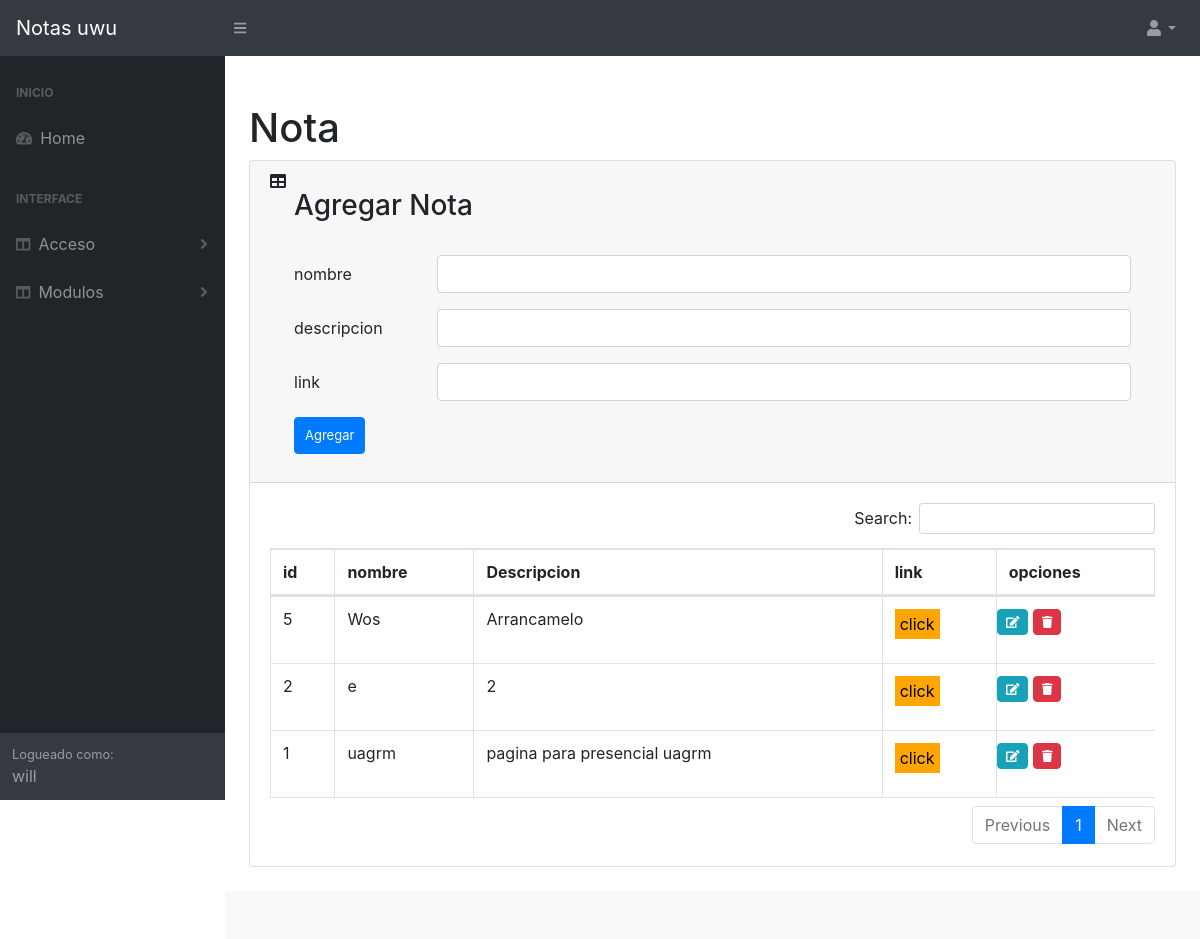
The page /Presentacion/PNota.php (signed in) on the database its author committed.
### tables this page shows
CREATE TABLE `notas` (
  `id` int(11) NOT NULL,
  `nombre` varchar(400) NOT NULL,
  `descripcion` varchar(900) DEFAULT NULL,
  `link` varchar(600) DEFAULT NULL,
  `estado` tinyint(1) DEFAULT 1,
  `fecha_hora` datetime DEFAULT NULL,
  `usuario_id` int(11) DEFAULT NULL
);

### datos/Conexion.php (called while the page is built, shortened)
<?php
class Conexion
{
    public $conexion;
    public function __construct()
    {
        $this->conexion = new mysqli("localhost", "id19908358_notawill", "123456Wz+", "id19908358_notas");
        mysqli_query($this->conexion, 'SET NAMES utf8');
    }
    function listado($sql)
    {
        return $this->conexion->query($sql);
    }
}

### negocio/NNota.php (called while the page is built, shortened)
<?php
include_once "../datos/DNota.php";
class NNota
{
    public $Dnota;
    public function __construct()
    {
        $this->Dnota = new DNota();
    }
    public function listar(int $usuario_id)
    {
        return $this->Dnota->listar($usuario_id);
    }
}

### datos/DNota.php (called while the page is built, shortened)
<?php
include_once "Conexion.php";
class DNota
{
    public $conexion;
    public function __construct()
    {
        $this->conexion = new Conexion();
    }
    public function listar($usuario_id)
    {
        $sql = "SELECT * FROM notas WHERE estado = '1' and usuario_id = '".$usuario_id."' order by id desc";
        return $this->conexion->listado($sql);
    }
}

### Presentacion/PNota.php (the view, shortened to what this page needs)
<?php
include_once "../negocio/NNota.php";
$nNota = new NNota();
$usuario_id = $_SESSION["id_usuario"];
function listar()
{
    global $nNota, $usuario_id;
    return $nNota->listar($usuario_id);
}
?>
<!DOCTYPE html>
<html lang="en">
<head>
    <link href="assets/css/styles.css" rel="stylesheet" type="text/css">
    <link href="https://cdn.datatables.net/1.10.20/css/dataTables.bootstrap4.min.css" rel="stylesheet"
 />
</head>
<body class="sb-nav-fixed">
    <?php
    include 'layouts/header.php'
        ?>
    <div id="layoutSidenav">
        <?php
        include 'layouts/sidebar.php';
        ?>
        <div id="layoutSidenav_content">
            <main>
                <div class="container-fluid">
                    <h1 class="mt-4">Nota</h1>
                    <div class="card mb-4">
                        <div class="card-header">
                            <i class="fas fa-table mr-1"></i>
                            <div class="container ">
                                <h3>
                                    <?php if (isset($_POST['cargar']))
                                        echo 'Modificar';
                                    else
                                        echo 'Agregar';
                                    ?> Nota
                                </h3>
                                <br>
                                <form method="POST" enctype="multipart/form-data">
                                    <div class="form-group row">
                                        <label for="nombre" class="col-sm-2 col-form-label">nombre</label>
                                        <div class="col-sm-10">
                                            <input type="text" required class="form-control" id="nombre" name="nombre"
                                                value="<?php if (isset($_POST["cargar"]))
                                                    echo $_POST["nombre"]; ?>">
                                        </div>
                                    </div>
                                    <div class="form-group row">
                                        <label for="descripcion" class="col-sm-2 col-form-label">descripcion</label>
                                        <div class="col-sm-10">
                                            <input type="text" required class="form-control" id="descripcion"
                                                name="descripcion"
                                                value="<?php if (isset($_POST["cargar"]))
                                                    echo $_POST["descripcion"]; ?>">
                                        </div>
                                    </div>
                                    <div class="form-group row">
                                        <label for="link" class="col-sm-2 col-form-label">link</label>
                                        <div class="col-sm-10">
                                            <input type="text"  class="form-control" id="link" name="link"
                                            value="<?php if (isset($_POST["cargar"]))
                                                    echo $_POST["link"]; ?>">
                                        </div>
                                    </div>
                                    <div class=" form-group row ">
                                        <?php
                                        if (isset($_POST['cargar'])) {
                                            echo '
                                            <div class=" col-sm-6">
                                            <button type="submit" name="modificar" id="modificar" class="btn btn-primary">Modificar</button>
                                           </div>
                                               <div class="col-sm-6">
                                                <a type="button" class="btn btn-info" href="PNota.php">Cancelar</a>
                                                </div>';
                                        } else {
                                            echo '
                                            <div class=" col-sm-6">
                                            <button type="submit" name="agregar" id="agregar" class="btn btn-primary">Agregar</button>
                                           </div> ';
                                        }
                                        ?>
                                    </div>
                                </form>
                            </div>
                        </div>
                        <div class=" card-body">
                            <div class="table-responsive">
                                <table class="table table-bordered" id="dataTable" width="100%" cellspacing="0">
                                    <thead>
                                        <tr>
                                            <th>id</th>
                                            <th>nombre</th>
                                            <th>Descripcion</th>
                                            <th>link</th>
                                            <th>opciones</th>
                                        </tr>
                                    </thead>
                                    <tbody>
                                        <?php
                                        $res = listar();
                                        $html = '';
                                        while ($reg = $res->fetch_object()) {
                                            $html .= '<tr>';
                                            $html .= '<td>' . $reg->id . '</td>';
                                            $html .= '<td>' . $reg->nombre . '</td>';
                                            $html .= '<td>' . $reg->descripcion . '</td>';
                                            if ($reg->link != null) {
                                                $html .= '<td><a href="' . $reg->link . '" target="_blank" style="background-color: orange; color: black; padding: 5px; display: inline-block;">click</a></td>';
                                            } else {
                                                $html .= '<td></td>';
                                            }
                                            $html = $html . '
                                               <td class="row">
                                               <form  method="POST">
                                                   <input type="hidden" name="id" value="' . $reg->id . '">
                                                    <input type="hidden" name="nombre" value="' . $reg->nombre . '">
                                                    <input type="hidden" name="descripcion" value="' . $reg->descripcion . '">
                                                    <input type="hidden" name="link" value="' . $reg->link . '">
                                                    <button type="submit" value="cargar" name="cargar"  class="btn btn-info" role="button"><i class="fa fa-edit" aria-hidden="true"></i></button>
                                                 ';
                                            $html = $html . '  <button type="submit" value="eliminar" name="eliminar"  class="btn btn-danger" role="button"><i class="fa fa-trash" aria-hidden="true"></i></button>';
                                            $html = $html . '
                                                     </form>
                                                  </tr>';
                                        }
                                        echo $html;
                                        ?>
                                    </tbody>
                                </table>
                            </div>
                        </div>
                    </div>
                </div>
            </main>
            <?php
            include 'layouts/footer.php'
                ?>
        </div>
    </div>
</body>
</html>

### rows shown on the page
notas: id "5", nombre "Wos", descripcion "Arrancamelo"
notas: id "2", nombre "e", descripcion "2"
notas: id "1", nombre "uagrm", descripcion "pagina para presencial uagrm"

### other values the page prints
$_SESSION["nombre_usuario"] "will"
